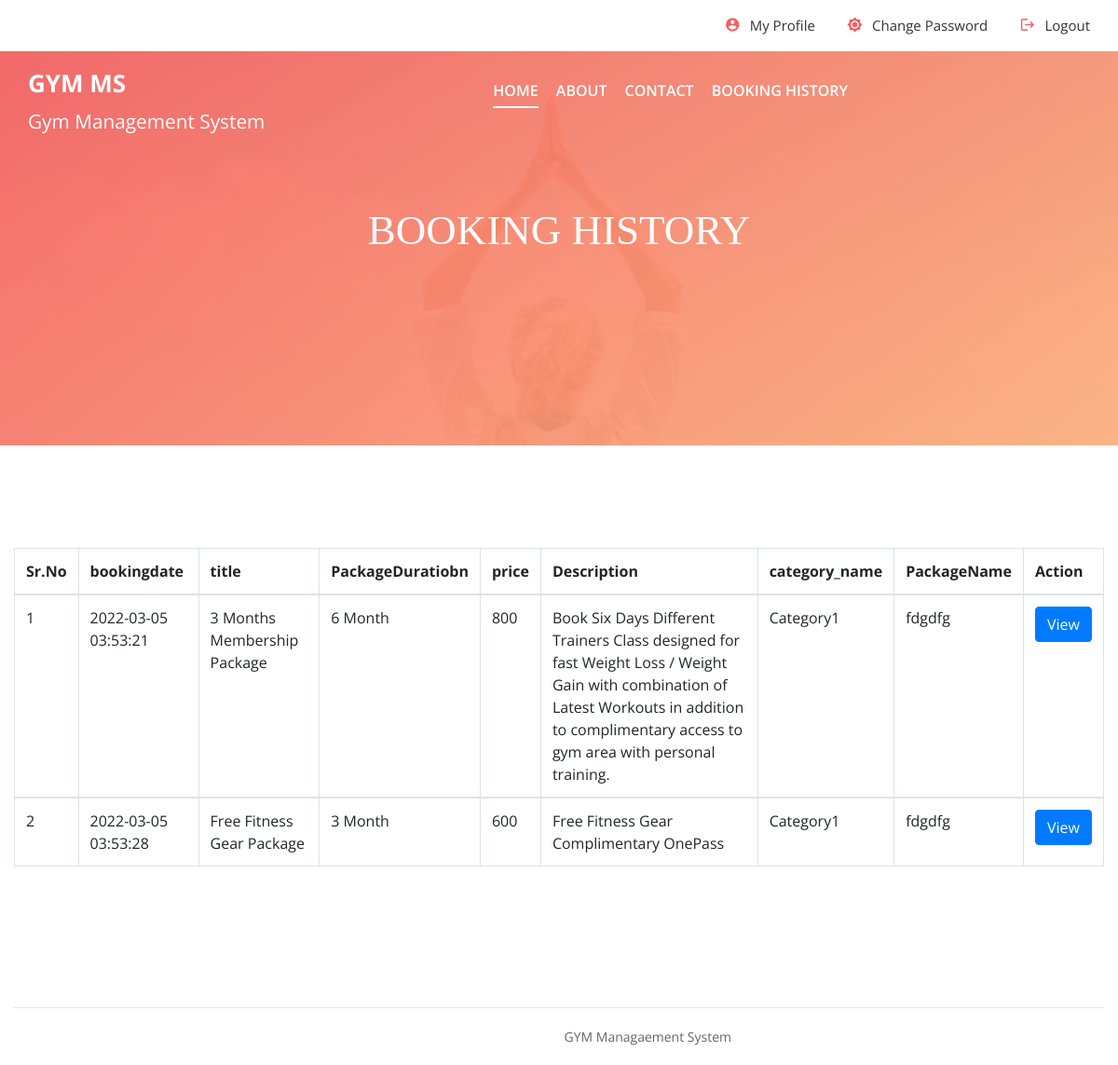
The app's page /gym/Booking-History.php (signed in) with its own data.
### tables this page shows
CREATE TABLE `tblbooking` (
  `id` int(11) NOT NULL,
  `package_id` varchar(45) DEFAULT NULL,
  `userid` varchar(45) DEFAULT NULL,
  `booking_date` timestamp NULL DEFAULT current_timestamp(),
  `payment` varchar(45) DEFAULT NULL,
  `paymentType` varchar(45) DEFAULT NULL
);

CREATE TABLE `tbladdpackage` (
  `id` int(11) NOT NULL,
  `category` varchar(45) DEFAULT NULL,
  `titlename` varchar(450) DEFAULT NULL,
  `PackageType` varchar(45) DEFAULT NULL,
  `PackageDuratiobn` varchar(45) DEFAULT NULL,
  `Price` varchar(45) DEFAULT NULL,
  `uploadphoto` varchar(450) DEFAULT NULL,
  `Description` varchar(450) DEFAULT NULL,
  `create_date` timestamp NULL DEFAULT current_timestamp()
);

CREATE TABLE `tblcategory` (
  `id` int(11) NOT NULL,
  `category_name` varchar(45) DEFAULT NULL,
  `status` varchar(45) DEFAULT '0'
);

CREATE TABLE `tblpackage` (
  `id` int(11) NOT NULL,
  `cate_id` varchar(45) DEFAULT NULL,
  `PackageName` varchar(45) DEFAULT NULL
);

### gym/Booking-History.php (the view, shortened to what this page needs)
<?php session_start();
require_once('include/config.php');
if(strlen( $_SESSION["uid"])==0)
    {
header('location:login.php');
}
else{
?>
<!DOCTYPE html>
<html lang="zxx">
<head>
	<link rel="stylesheet" href="css/bootstrap.min.css"/>
	<link rel="stylesheet" href="css/font-awesome.min.css"/>
	<link rel="stylesheet" href="css/owl.carousel.min.css"/>
	<link rel="stylesheet" href="css/nice-select.css"/>
	<link rel="stylesheet" href="css/slicknav.min.css"/>
	<link rel="stylesheet" href="css/style.css"/>
</head>
<body>
	<?php include 'include/header.php';?>
	<section class="page-top-section set-bg" data-setbg="img/page-top-bg.jpg">
		<div class="container">
			<div class="row">
				<div class="col-lg-7 m-auto text-white">
					<h2>Booking History</h2>
				</div>
			</div>
		</div>
	</section>
	<section class="contact-page-section spad overflow-hidden">
		<div class="container">
			<div class="row">
				<div class="col-lg-12">
					<table class="table table-bordered">
    <thead>
      <tr>
        <th>Sr.No</th>
        <th>bookingdate</th>
        <th>title</th>
        <th>PackageDuratiobn</th>
        <th>price</th>
        <th>Description</th>
        <th>category_name</th>
        <th>PackageName</th>
        <th>Action</th>
      </tr>
    </thead>
          <?php
          $uid=$_SESSION['uid'];
                  $sql="SELECT t1.id as bookingid,t3.fname as Name, t3.email as email,t1.booking_date as bookingdate,t2.titlename as title,t2.PackageDuratiobn as PackageDuratiobn,
t2.Price as Price,t2.Description as Description,t4.category_name as category_name,t5.PackageName as PackageName FROM tblbooking as t1
 join tbladdpackage as t2
on t1.package_id =t2.id
join tbluser as t3
on t1.userid=t3.id
join tblcategory as t4
on t2.category=t4.id
join tblpackage as t5
on t2.PackageType=t5.id
where t1.userid=:uid";
                  $query= $dbh->prepare($sql);
                  $query->bindParam(':uid',$uid, PDO::PARAM_STR);
                  $query-> execute();
                  $results = $query -> fetchAll(PDO::FETCH_OBJ);
                  $cnt=1;
                  if($query -> rowCount() > 0)
                  {
                  foreach($results as $result)
                  {
                  ?>
                <tbody>
                  <tr>
                    <td><?php echo($cnt);?></td>
                    <td><?php echo htmlentities($result->bookingdate);?></td>
                    <td><?php echo htmlentities($result->title);?></td>
                    <td><?php echo htmlentities($result->PackageDuratiobn);?></td>
                    <td><?php echo $result->Price;?></td>
                    <td><?php echo $result->Description;?></td>
                    <td><?php echo htmlentities($result->category_name);?></td>
                    <td><?php echo htmlentities($result->PackageName);?></td>
                    <td><a href="booking-details.php?bookingid=<?php echo htmlentities($result->bookingid);?>"><button class="btn btn-primary" type="button">View</button></td>
                  </tr>
                    <?php  $cnt=$cnt+1; } } ?>
                </tbody>
  </table>
				</div>
			</div>
		</div>
	</section>
<?php include 'include/footer.php'; ?>
	</body>
</html>
        <?php } ?>

### records on screen
tblbooking: booking_date "2022-03-05 03:53:21", tbladdpackage.titlename "3 Months Membership Package", tbladdpackage.PackageDuratiobn "6 Month", tbladdpackage.Price "800", tbladdpackage.Description "Book Six Days Different Trainers Class designed for fast Weight Loss / Weight Gain with combination of Latest Workouts in addition to complimentary access to gym area with personal training.", tblcategory.category_name "Category1", tblpackage.PackageName "fdgdfg"
tblbooking: booking_date "2022-03-05 03:53:28", tbladdpackage.titlename "Free Fitness Gear Package", tbladdpackage.PackageDuratiobn "3 Month", tbladdpackage.Price "600", tbladdpackage.Description "Free Fitness Gear Complimentary OnePass", tblcategory.category_name "Category1", package.PackageName "fdgdfg"
